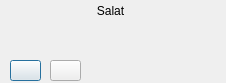
<ui version="4.0" >
 <class>Player</class>
 <widget class="QDialog" name="Player" >
  <property name="geometry" >
   <rect>
    <x>0</x>
    <y>0</y>
    <width>226</width>
    <height>83</height>
   </rect>
  </property>
  <property name="minimumSize" >
   <size>
    <width>226</width>
    <height>83</height>
   </size>
  </property>
  <property name="maximumSize" >
   <size>
    <width>226</width>
    <height>83</height>
   </size>
  </property>
  <property name="windowTitle" >
   <string>Qsalat - player</string>
  </property>
  <widget class="QFrame" name="playerFrame" >
   <property name="geometry" >
    <rect>
     <x>0</x>
     <y>20</y>
     <width>191</width>
     <height>31</height>
    </rect>
   </property>
   <property name="frameShape" >
    <enum>QFrame::NoFrame</enum>
   </property>
   <property name="frameShadow" >
    <enum>QFrame::Plain</enum>
   </property>
  </widget>
  <widget class="QPushButton" name="playButton" >
   <property name="geometry" >
    <rect>
     <x>10</x>
     <y>60</y>
     <width>31</width>
     <height>21</height>
    </rect>
   </property>
   <property name="text" >
    <string/>
   </property>
  </widget>
  <widget class="QPushButton" name="stopButton" >
   <property name="geometry" >
    <rect>
     <x>50</x>
     <y>60</y>
     <width>31</width>
     <height>21</height>
    </rect>
   </property>
   <property name="text" >
    <string/>
   </property>
  </widget>
  <widget class="QLabel" name="volumeLabel" >
   <property name="geometry" >
    <rect>
     <x>90</x>
     <y>50</y>
     <width>61</width>
     <height>31</height>
    </rect>
   </property>
   <property name="text" >
    <string/>
   </property>
  </widget>
  <widget class="QFrame" name="volumeFrame" >
   <property name="geometry" >
    <rect>
     <x>90</x>
     <y>50</y>
     <width>131</width>
     <height>31</height>
    </rect>
   </property>
   <property name="frameShape" >
    <enum>QFrame::NoFrame</enum>
   </property>
   <property name="frameShadow" >
    <enum>QFrame::Raised</enum>
   </property>
  </widget>
  <widget class="QLabel" name="label" >
   <property name="geometry" >
    <rect>
     <x>0</x>
     <y>1</y>
     <width>221</width>
     <height>20</height>
    </rect>
   </property>
   <property name="text" >
    <string>Salat</string>
   </property>
   <property name="textFormat" >
    <enum>Qt::RichText</enum>
   </property>
   <property name="alignment" >
    <set>Qt::AlignCenter</set>
   </property>
  </widget>
  <widget class="QLabel" name="timeLabel" >
   <property name="geometry" >
    <rect>
     <x>190</x>
     <y>20</y>
     <width>31</width>
     <height>31</height>
    </rect>
   </property>
   <property name="text" >
    <string/>
   </property>
  </widget>
 </widget>
 <resources/>
 <connections/>
</ui>
